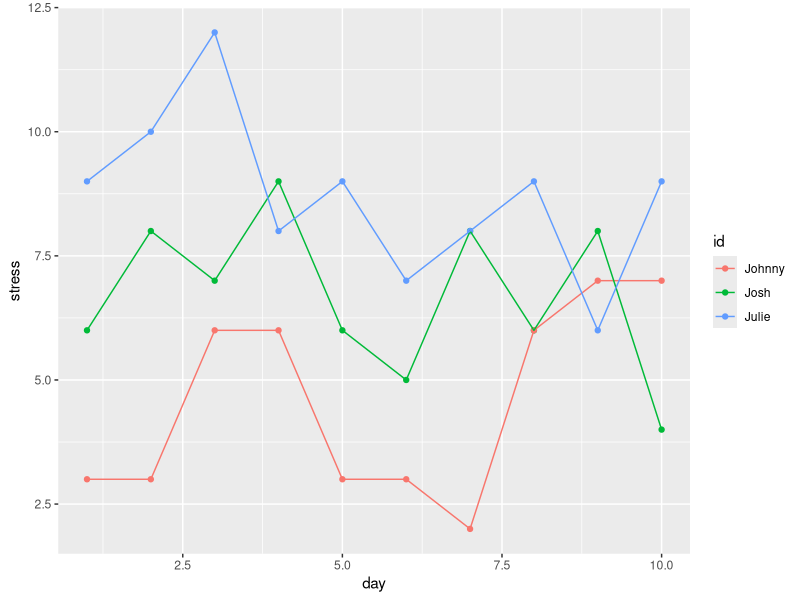
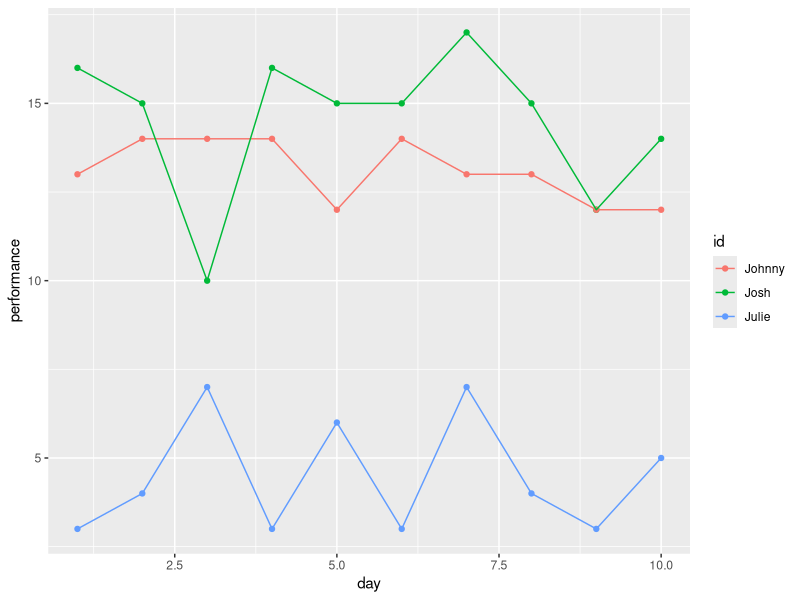

R code for these plots, in order:
## ---- chunk 1
knitr::opts_chunk$set(echo = TRUE, message = F, warning = F)
## ---- chunk 2

df <- data.frame(
  'day' = c(seq(from = 1, to = 10, each = 3)),
  'id' = c(rep('Josh', 10),
           rep('Julie', 10),
           rep('Johnny', 10)),
  'stress' = c(sample(4:9, 10, replace = T),
               sample(6:12, 10, replace = T),
               sample(2:8, 10, replace = T)),
  'performance' = c(sample(6:18, 10, replace = T),
                    sample(3:8, 10, replace = T),
                    sample(12:14, 10, replace = T))
)

head(df)
## ---- chunk 3
library(tidyverse)
library(ggplot2)

ggplot(df, aes(x = day, y = stress, color = id)) + 
  geom_point() + 
  geom_line()

## ---- chunk 4

plot_it <- function(col_name){
  
  g <- ggplot(df, aes(x = day, y = !!col_name, color = id)) + 
  geom_point() + 
  geom_line()
  
  return(g)
  
}
## ---- chunk 5
plot_it(quo(performance))
